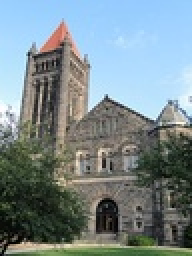
%> input picture project/source/images/altgeld_small.jpg, 96 x 128 px, shrunk from 250 x 333 before the run (shown 2 times larger)
$ octave fixed_orientation.m   (GNU Octave 9; MATLAB toolbox functions it lacks are replaced by stand-ins)
%> lines starting %> are read from the running program, lines starting %| are printed output that depends on the picture
### project/source/lineMask.m
function mask = lineMask(imgSize, p0, p1, sigma)
% function mask = lineMask(imgSize, p0, p1 [, sigma])
% generates a weighted line mask(i,j) = weight,
% optional argument sigma (default=4) controls the width of the line
% imgSize = [height, width]
% p0 = [row,col]
% p1 = [row,col]
% points do not have to be within the image
% example:
%  img  = rgb2gray(im2double(imread('peppers.png')));
%  mask = lineMask(size(img), [50,50], [1005,4000]);
%  %put a gray (intensity=.75) line in the image at the place specified
%  out  = img.*(1-mask) + .75*mask;
%  figure(1); imshow(mask);
%  figure(2); imshow(out);
% REQUIRES distanceFromLineSegment.m

%
% by alvin.a.raj@gmail.com 11/23/2009

% Copyright (c) 2009 Alvin Raj
%
%  Permission is hereby granted, free of charge, to any person
%  obtaining a copy of this software and associated documentation
%  files (the "Software"), to deal in the Software without
%  restriction, including without limitation the rights to use,
%  copy, modify, merge, publish, distribute, sublicense, and/or sell
%  copies of the Software, and to permit persons to whom the
%  Software is furnished to do so, subject to the following
%  conditions:
%
%  The above copyright notice and this permission notice shall be
%  included in all copies or substantial portions of the Software.
%
%  THE SOFTWARE IS PROVIDED "AS IS", WITHOUT WARRANTY OF ANY KIND,
%  EXPRESS OR IMPLIED, INCLUDING BUT NOT LIMITED TO THE WARRANTIES
%  OF MERCHANTABILITY, FITNESS FOR A PARTICULAR PURPOSE AND
%  NONINFRINGEMENT. IN NO EVENT SHALL THE AUTHORS OR COPYRIGHT
%  HOLDERS BE LIABLE FOR ANY CLAIM, DAMAGES OR OTHER LIABILITY,
%  WHETHER IN AN ACTION OF CONTRACT, TORT OR OTHERWISE, ARISING
%  FROM, OUT OF OR IN CONNECTION WITH THE SOFTWARE OR THE USE OR
%  OTHER DEALINGS IN THE SOFTWARE.


if (~exist('sigma','var'))
    sigma = 4;
end

[x y] = meshgrid(1:imgSize(2),1:imgSize(1));
% convert (row,col) -> (x,y)
p0 = [p0(2),p0(1)];
p1 = [p1(2),p1(1)];
dist = distanceFromLineSegment(x,y,p0,p1);
mask = exp(-dist.^2 / (2*sigma^2));

### project/source/distanceFromLineSegment.m
function dist = distanceFromLineSegment(x,y,p0,p1)
% dist = distanceFromLineSegment(x,y,p0,p1)
% dist(i,j) = distance of [x(i,j),y(i,j)] to line segment [p0,p1]
% p0,p1 are 2x1 vectors, and are of the form (x,y)
% Example:
%  [x y] = meshgrid(1:360,1:240);
%  p0    = [10,20]; %(x,y)
%  p1    = [300,120]; %(x,y)
%  dist  = distanceFromLineSegment(x,y,p0,p1);
%  %draw a (anti-aliased) line corresponding to the segment
%  %exp(-r^2/(2*sigma^2)),
%  line = exp(-dist.^2 / 16);
%  subplot(121); imagesc(dist); axis equal;
%  subplot(122); imshow(line);
%

%
% by alvin.a.raj@gmail.com 11/23/2009

% Copyright (c) 2009 Alvin Raj
%
%  Permission is hereby granted, free of charge, to any person
%  obtaining a copy of this software and associated documentation
%  files (the "Software"), to deal in the Software without
%  restriction, including without limitation the rights to use,
%  copy, modify, merge, publish, distribute, sublicense, and/or sell
%  copies of the Software, and to permit persons to whom the
%  Software is furnished to do so, subject to the following
%  conditions:
%
%  The above copyright notice and this permission notice shall be
%  included in all copies or substantial portions of the Software.
%
%  THE SOFTWARE IS PROVIDED "AS IS", WITHOUT WARRANTY OF ANY KIND,
%  EXPRESS OR IMPLIED, INCLUDING BUT NOT LIMITED TO THE WARRANTIES
%  OF MERCHANTABILITY, FITNESS FOR A PARTICULAR PURPOSE AND
%  NONINFRINGEMENT. IN NO EVENT SHALL THE AUTHORS OR COPYRIGHT
%  HOLDERS BE LIABLE FOR ANY CLAIM, DAMAGES OR OTHER LIABILITY,
%  WHETHER IN AN ACTION OF CONTRACT, TORT OR OTHERWISE, ARISING
%  FROM, OUT OF OR IN CONNECTION WITH THE SOFTWARE OR THE USE OR
%  OTHER DEALINGS IN THE SOFTWARE.

% orthogonal distance from the line segment (as per MathWorld)
% http://mathworld.wolfram.com/Point-LineDistance2-Dimensional.html
    % for easier typing and reading
    x2 = p1(1); y2 = p1(2);
    x1 = p0(1); y1 = p0(2);

    % equation of the plane
    % ax + by + c = 0
    % therefore, c = -by - ax
    b = -(x2-x1); a =  (y2-y1); c =  -b*y1 - a*x1;

    numer = abs(a*x + b*y + c);
    denom = sqrt((x2-x1).^2 + (y2-y1).^2);
    orthoDist = numer ./ denom;

% Distance from point p0 and p1
    distFromP0 = sqrt((x-x1).^2 + (y-y1).^2);
    distFromP1 = sqrt((x-x2).^2 + (y-y2).^2);

% figure out where to apply each distance appropriately
    % perpLine1 a1x + b1y + c1 = 0
    b1 = a; a1 = -b; c1 = -b1*y1 - a1*x1;
    % which direction is determined by testing the other point
    correctSign = -sign(a1*x2 + b1*y2 + c1);
    mask1 = sign(a1*x + b1*y + c1) == correctSign;
    %similarly, perpLine2 a2x + b2y + c2 = 0
    %(same for a1=a2,b1=b2, but repeated for clarity)
    b2 = a; a2 = -b; c2 = -b2*y2 - a2*x2;
    % which direction is determined by testing the other point
    correctSign = -sign(a2*x1 + b2*y1 + c2);
    mask2 = sign(a2*x + b2*y + c2) == correctSign;

% report the distance based on the coordinates
    dist = orthoDist;
    dist(mask1) = distFromP0(mask1);
    dist(mask2) = distFromP1(mask2);

### project/source/draw_stroke.m
function im_out = draw_stroke(im, color, cx, cy, sigma, length, theta)

%DRAW_STROKE Draw a stroke on input image
%   Input:  im - input image
%           im_mask - mask pixels that has already been sampled
%           cx, cy - stroke center
%           color - stroke color
%           radius - stroke radius
%           length - stroke length
%           theta - stroke orientation
im_out = im;

mask = lineMask(size(im), [cy + sin(theta) * length / 2 cx - cos(theta) * length /2], [cy - sin(theta) * length / 2 cx + cos(theta) * length /2], sigma);
mask(mask < 0.01) = 0;
mask(mask ~= 0) = 1;

stroke(:, :, 1) = mask .* color(1);
stroke(:, :, 2) = mask .* color(2);
stroke(:, :, 3) = mask .* color(3);

im_out(stroke ~= 0) = stroke(stroke ~= 0);


end

### project/source/fixed_orientation.m
close all;
clear;

theta = pi / 4;
l = 10;
sigma = 0.5;

im = im2double(imread('images/altgeld_small.jpg'));
sample_mask = zeros(size(im));
sample_mask = sample_mask(:, :, 1);

[height, width, ~] = size(im);
%> height = 128; width = 96
im_out = zeros(size(im));

[Y, X] = meshgrid(1 : 2 : height, 1 : 2 : width);
X = X(:);
Y = Y(:);
%> Y = 3072 values from 1 to 127
to_render = randperm(length(X));

for i = 1 : length(to_render) / 2
    disp(i / length(to_render) * 100);

    cx = X(to_render(i));
    cy = Y(to_render(i));
    color = im(cy, cx, :);
    im_out = draw_stroke(im_out, color, cx, cy, sigma, l, theta);
end
%> this loop made 1536 passes
%> color on passes 1 to 3: [0.161 0.192 0.149], [0.518 0.467 0.404], [0.851 0.945 0.992]
%> pass 1, `im_out = draw_stroke(im_out, color, cx, cy, sigma, l, theta);`:
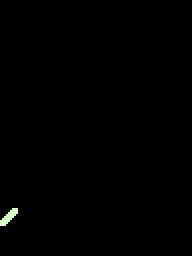
%> im_out: size 128x96x3 double (shown 2 times larger); mean R, G, B 0.00051, 0.00061, 0.000473; drawn with min black and max white
%> after the loop:
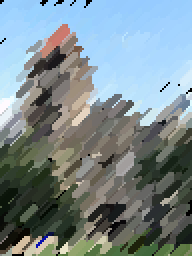
%> im_out: size 128x96x3 double (shown 2 times larger); mean R, G, B 0.477, 0.537, 0.553

figure(3), imshow(im_out);
imwrite(im_out, 'fixed_orientation.jpg');

$ run again, with project/source/images/altgeld_large.jpg copied over project/source/images/altgeld_small.jpg
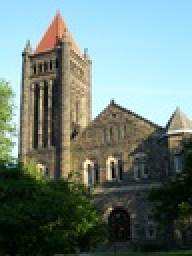
%> input picture project/source/images/altgeld_large.jpg, 96 x 128 px, shrunk from 736 x 981 before the run (shown 2 times larger)
%> the loop `for i = 1 : length(to_render) / 2` made 1536 passes
%> color on passes 1 to 3: [0.0392 0.114 0.0392], [0.494 0.475 0.4], [0.796 0.965 0.988]
%> after the loop `for i = 1 : length(to_render) / 2`:
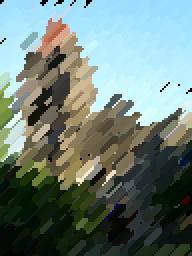
%> im_out: size 128x96x3 double (shown 2 times larger); mean R, G, B 0.428, 0.499, 0.474
